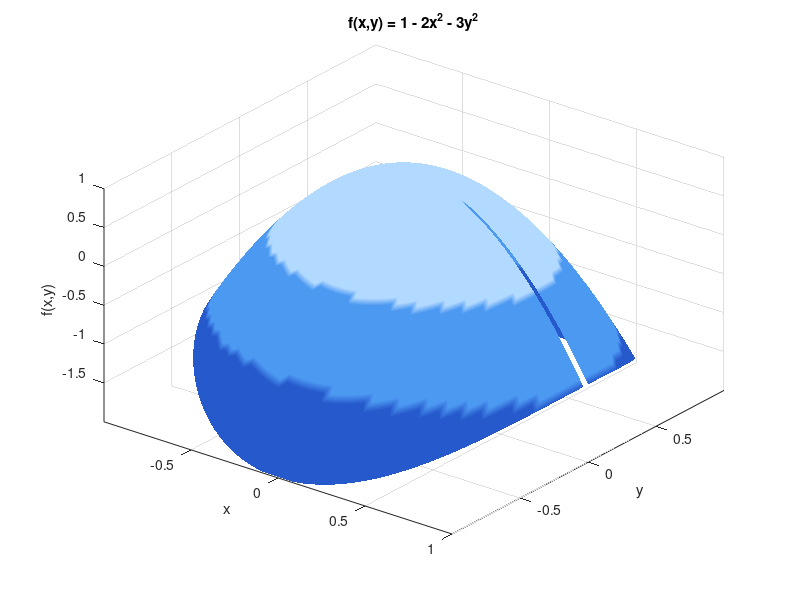
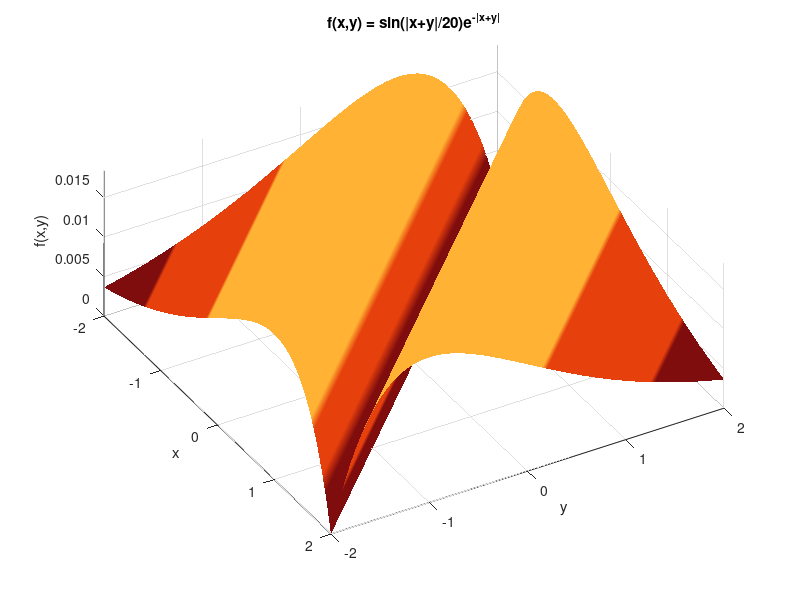
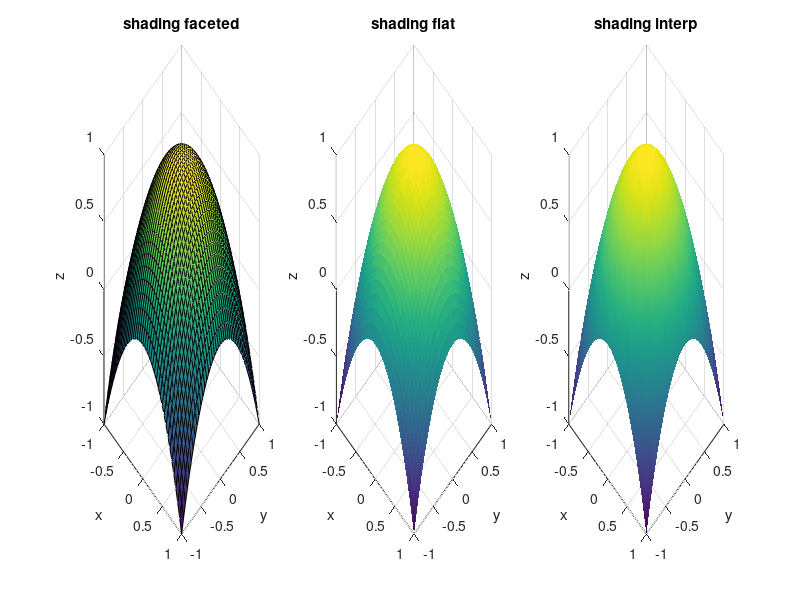

MATLAB code to generate these figures, in order:
%% LABORATORY WORK 4 - Preparation of 3D graphics
% Name: Efe
% Surname: Muzbeg
% Group: Ekfu-25/1
% Date: 02.10.2026
clear;
clc;
close all;


%% 1a) Plot given function
% f(x,y) = 1 - 2x^2 - 3y^2
% x = r*cos(theta)
% y = r*sin(theta)
% theta: 0 -> 2*pi
% r: 0 -> 1

theta = 0:0.05:2*pi;
r = 0:0.02:1;

[THETA,R] = meshgrid(theta,r);

X = R .* cos(THETA);
Y = R .* sin(THETA);

Z = 1 - 2.*X.^2 - 3.*Y.^2;

figure;

surf(X,Y,Z);

% Manually selected blue shades
colormap([
    0.15 0.35 0.80
    0.30 0.60 0.95
    0.70 0.85 1.00
]);

shading interp;

view(38,38);

xlabel('x');
ylabel('y');
zlabel('f(x,y)');

title('f(x,y) = 1 - 2x^2 - 3y^2');

grid on;
axis tight;


%% 1b) Plot a surface
% f(x,y) = sin(|x+y|/20) * e^(-|x+y|)
% x,y: -2 -> 2

x = -2:0.05:2;
y = -2:0.05:2;

[X,Y] = meshgrid(x,y);

Z = sin(abs(X + Y)./20) .* exp(-abs(X + Y));

figure;

surf(X,Y,Z);

% Manually selected red/orange shades
colormap([
    0.50 0.05 0.05
    0.90 0.25 0.05
    1.00 0.70 0.20
]);

shading interp;

view(60,60);

xlabel('x');
ylabel('y');
zlabel('f(x,y)');

title('f(x,y) = sin(|x+y|/20)e^{-|x+y|}');

grid on;
axis tight;


%% COMPLEMENTARY TASK P
% Features of shading function
% z(x,y) = 1 - (x^2 + y^2)
% Three graphics with different shading arguments

x = -1:0.05:1;
y = -1:0.05:1;

[X,Y] = meshgrid(x,y);

Z = 1 - (X.^2 + Y.^2);

figure;


% 1) Faceted shading
subplot(1,3,1);

surf(X,Y,Z);
shading faceted;

xlabel('x');
ylabel('y');
zlabel('z');

title('shading faceted');

grid on;
view(45,30);


% 2) Flat shading
subplot(1,3,2);

surf(X,Y,Z);
shading flat;

xlabel('x');
ylabel('y');
zlabel('z');

title('shading flat');

grid on;
view(45,30);


% 3) Interpolated shading
subplot(1,3,3);

surf(X,Y,Z);
shading interp;

xlabel('x');
ylabel('y');
zlabel('z');

title('shading interp');

grid on;
view(45,30);
